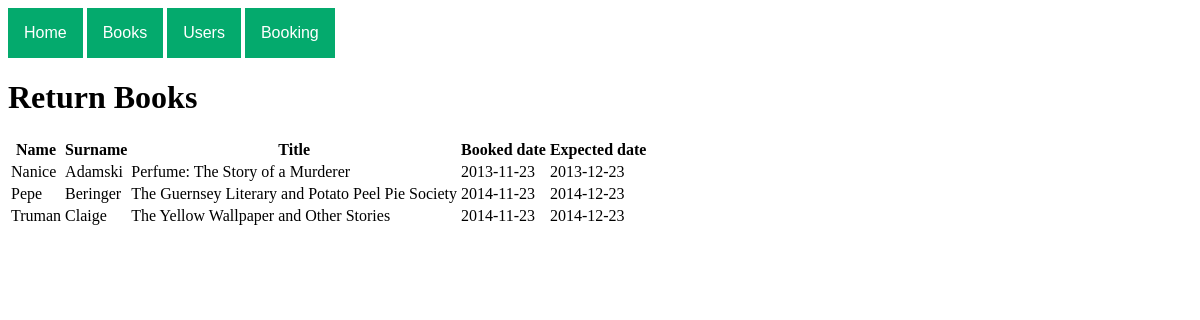
Page /admin/return_booking.php (signed in) on the committed database.
### tables this page shows
CREATE TABLE `Booking` (
  `id` int(11) NOT NULL AUTO_INCREMENT,
  `user_id` int(11) NOT NULL,
  `book_id` int(11) NOT NULL,
  `booked_date` date NOT NULL,
  `expiration_date` date NOT NULL,
  `date_returned` date DEFAULT NULL,
  PRIMARY KEY (`id`),
  KEY `user_id` (`user_id`),
  KEY `book_id` (`book_id`),
  CONSTRAINT `Booking_ibfk_1` FOREIGN KEY (`user_id`) REFERENCES `User` (`id`) ON DELETE CASCADE,
  CONSTRAINT `Booking_ibfk_2` FOREIGN KEY (`book_id`) REFERENCES `Book` (`id`) ON DELETE CASCADE
);

CREATE TABLE `User` (
  `id` int(11) NOT NULL AUTO_INCREMENT,
  `name` varchar(255) NOT NULL,
  `surname` varchar(255) NOT NULL,
  `email` varchar(255) NOT NULL,
  `password` varchar(255) NOT NULL,
  `admin` tinyint(1) NOT NULL,
  PRIMARY KEY (`id`,`email`)
);

CREATE TABLE `Book` (
  `id` int(11) NOT NULL AUTO_INCREMENT,
  `title` varchar(255) DEFAULT NULL,
  `author` varchar(255) DEFAULT NULL,
  `description` text DEFAULT NULL,
  `isbn` varchar(13) NOT NULL,
  `genres` varchar(255) DEFAULT NULL,
  `publisher` varchar(255) DEFAULT NULL,
  `quantity` int(11) DEFAULT NULL,
  PRIMARY KEY (`id`,`isbn`)
);

### www/admin/return_booking.php (the view, shortened to what this page needs)
<?php
include '../db.php';
$sql = "
    SELECT
        User.Name,
        User.surname,
        Book.Title,
        Booking.booked_date,
        Booking.date_returned,
        Booking.expiration_date
    FROM Booking
    INNER JOIN Book ON Booking.book_id = Book.id
    INNER JOIN User ON Booking.user_id = User.id
    WHERE Booking.date_returned = '0000-00-00'
";
$result = $conn->query($sql);
?>
<!DOCTYPE html>
<html lang="en">
<head>
    <link rel="stylesheet" type="text/css" href="menu_style.css">
    </head>
<body>
    <?php include 'dropdowns.php'; ?>
    <h1>Return Books</h1>
    <table>
        <tr>
            <th>Name</th>
            <th>Surname</th>
            <th>Title</th>
            <th>Booked date</th>
            <th>Expected date</th>
        </tr>
        <?php
            if (empty($result)) {
                $row = array(
                    'name' => '',
                    'surname' => '',
                    'Title' => '',
                    'booked_date' => '',
                    'expiration_date' => ''
                );
            } else
                while ($row = $result->fetch_assoc()): ?>
            <tr>
                <td><?php echo $row['Name']; ?></td>
                <td><?php echo $row['surname']; ?></td>
                <td><?php echo $row['Title']; ?></td>
                <td><?php echo $row['booked_date']; ?></td>
                <td><?php echo $row['expiration_date']; ?></td>
            </tr>
        <?php endwhile; ?>
    </table>
</body>
</html>

### rows in the picture
booking: user.name "Nanice", user.surname "Adamski", book.title "Perfume: The Story of a Murderer", booked_date "2013-11-23", expiration_date "2013-12-23"
booking: user.name "Pepe", user.surname "Beringer", book.title "The Guernsey Literary and Potato Peel Pie Society", booked_date "2014-11-23", expiration_date "2014-12-23"
booking: user.name "Truman", user.surname "Claige", book.title "The Yellow Wallpaper and Other Stories", booked_date "2014-11-23", expiration_date "2014-12-23"
